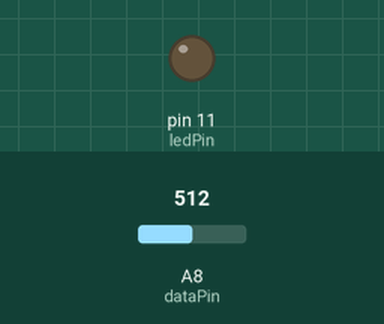
Bench run of a sketch on a simulated Teensy 4. Shown: output pins drawn as LEDs (lit = HIGH). The test bench sets the inputs (shaded band); at power-on: A8 (dataPin) = 512. What the sketch prints to the serial monitor is not drawn.

Above: at 0.1 s.
At 2.2 s:
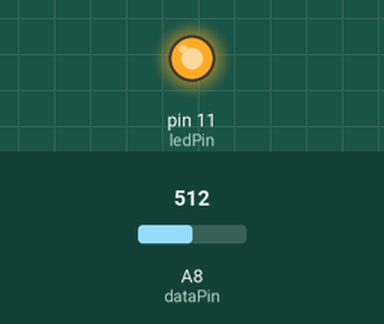
2.3 s: A8 (dataPin) set to 716
Timing chart, 0 to 5.3 s (numbered marks = the images above; inputs shaded):
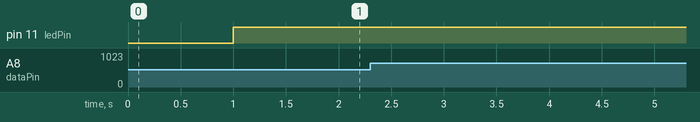

The sketch:

volume.ino
```cpp
int reading;
int initializationStep; // we take 10 measurements to initialize
int listeningStep;
int defaultReading; // idle reading
int defaultReadingSum;
int slopeSum;
int rawBuffer[3];
int filteredReading;
int listeningBuffer[2];
bool sentSingleCommand; // used for debouncing mute and play buttons

// State machine
int state;
const int INITIALIZING = 0; // Spend 10 cycles establishing defaultReading
const int READY = 1; // When filteredReading < defaultReading * GESTURE_FACTOR
const int LISTENING = 2; // else

int gesture;
const int NONE = 0;
const int VOLUMEDOWN = 1;
const int VOLUMEUP = 2;
const int PLAYPAUSE = 3;
//const int VOLUMEMUTE = 4; // Not implemented yet

// Parameters
const int SPIKE_THRESHOLD = 50;
const float GESTURE_FACTOR = 1.25;
const int LISTEN_IGNORE_COUNT = 10;
const int LISTEN_MEASURE_COUNT = 20;
const float SLOPE_FACTOR = 2;

bool LOG = false;
bool KEY = true;

// Pins
const int ledPin = 11;
const int dataPin = 22;

void setup() {
  // initialize the digital pin as an output.
  pinMode(ledPin, OUTPUT);
  pinMode(dataPin, INPUT);
  reading = analogRead(dataPin);
  initializationStep = 0;
  listeningStep = 0;
  state = INITIALIZING;
  rawBuffer[0] = rawBuffer[1] = rawBuffer[2] = reading;
  filteredReading = reading;
  if(LOG) Serial.begin(9600);
  delay(1000);
}

void loop() {
  reading = analogRead(dataPin);
  filter();
  setState();
  sendKeystroke();
  if(LOG) delay(10); else delay(10);
}

// Step 1: Remove spikes from the reading
void filter() {
  rawBuffer[2] = rawBuffer[1];
  rawBuffer[1] = rawBuffer[0];
  rawBuffer[0] = reading;

  int magnitude = rawBuffer[0]-rawBuffer[1] + rawBuffer[1]-rawBuffer[2];
  int absolute = abs(rawBuffer[0]-rawBuffer[1]) + abs(rawBuffer[1]-rawBuffer[2]);
  int delta = absolute - abs(magnitude);

  if (delta < SPIKE_THRESHOLD) {
    filteredReading = rawBuffer[1];
  } else {
    //if(LOG) Serial.print("!");
    filteredReading = (rawBuffer[0] + rawBuffer[2])/2;
  }
}

// Step 2: Determine what to do
void setState() {
  // If we're initializing, take 10 measurements to find the baseline
  if (state == INITIALIZING) {
    defaultReadingSum += filteredReading;
    if(LOG) Serial.println(filteredReading);
    initializationStep++;
    if (initializationStep == 10) {
      defaultReading = defaultReadingSum / 10;
      state = READY;
      if(LOG) Serial.print("AVG ");
      if(LOG) Serial.print(defaultReading);
      if(LOG) Serial.println(".");
    }
    return;
  }
  if (filteredReading > defaultReading * GESTURE_FACTOR) {
    state = LISTENING;
    listeningStep++;
  } else {
    if (listeningStep > 0) {
      //if(LOG) Serial.print("STOP: ");
      //if(LOG) Serial.println(filteredReading);
    }
    state = READY;
    listeningStep = 0;
    gesture = NONE;
  }

  if (state == LISTENING) {
    listeningBuffer[1] = listeningBuffer[0];
    listeningBuffer[0] = filteredReading;
    int slope = listeningBuffer[0] - listeningBuffer[1];
    if (listeningStep < LISTEN_IGNORE_COUNT) {
      if (listeningStep == 1) Serial.println("Listening");
      slopeSum = 0;
      return;
    } else if (listeningStep < LISTEN_MEASURE_COUNT + LISTEN_IGNORE_COUNT) {
      if(LOG) Serial.println(slope);
      slopeSum += slope;
    } else if (listeningStep == LISTEN_MEASURE_COUNT + LISTEN_IGNORE_COUNT) {
      sentSingleCommand = false;
      if(LOG) Serial.print("Decide ");
      if(LOG) Serial.println(slopeSum);
      if (slopeSum > LISTEN_MEASURE_COUNT * SLOPE_FACTOR) {
        if(LOG) Serial.println("Up");
        gesture = VOLUMEUP;
      }
      else if (slopeSum < LISTEN_MEASURE_COUNT * SLOPE_FACTOR * (-1)) {
        if(LOG) Serial.println("Down");
        gesture = VOLUMEDOWN;
      }
      else {
        if(LOG) Serial.println("Play pause");
        gesture = PLAYPAUSE;
      }
    }
  }

}

void sendKeystroke()
{
  digitalWrite(ledPin, HIGH);
  switch (gesture)
  {
    case PLAYPAUSE:
      if (!sentSingleCommand)
      {
        if(KEY) Keyboard.press(KEY_MEDIA_PLAY_PAUSE);
        if(KEY) Keyboard.release(KEY_MEDIA_PLAY_PAUSE);
        sentSingleCommand = true;
      }
      break;
      /*
    case VOLUMEMUTE:
      if (!sentSingleCommand)
      {
        //Serial.println("Mute");
        sentSingleCommand = true;
      }
      break;*/
    case VOLUMEUP:
      if(KEY) Keyboard.press(KEY_MEDIA_VOLUME_INC);
      if(KEY) Keyboard.release(KEY_MEDIA_VOLUME_INC);
      delay(120);
      break;
    case VOLUMEDOWN:
      if(KEY) Keyboard.press(KEY_MEDIA_VOLUME_DEC);
      if(KEY) Keyboard.release(KEY_MEDIA_VOLUME_DEC);
      delay(120);
      break;
  }
}
```

Measured:
- after the input at 2.3 s, every drawn part: stays the same
